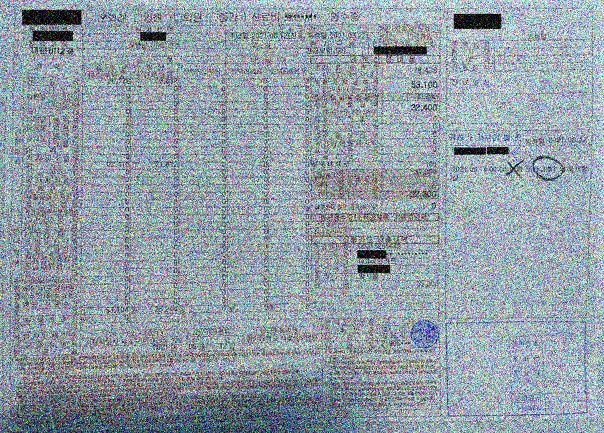
#> input picture data/train/0c62a4a572d6abef_noise_500.jpg, 604 x 433 px, given as the content of the folder /workspace/data/test, which was not available
$ jupyter execute --allow-errors EDA.ipynb   (older library calls are emulated)   (text cells are left out)
#> lines starting #> are read from the running program, lines starting #| are printed output that depends on the picture; pictures that were not available may be replaced by others from this repository, and a replacement may not be noted
[cell 1]
import os
import pandas as pd
import matplotlib.pyplot as plt
import seaborn as sns
from PIL import Image
import numpy as np

# 데이터 경로
train_csv_path = '/workspace/data/train.csv'
meta_csv_path = '/workspace/data/meta.csv'
train_img_path = '/workspace/data/train'
test_img_path = '/workspace/data/test'


# CSV 불러오기
#> (the rest of this cell did not finish here and is left out)

[cell 2]
# 클래스별 개수 시각화
plt.figure(figsize=(12, 6))
#> (the rest of this cell did not finish here and is left out)

#> (a cell that did not finish here is left out)

[cell 4]
import random

def show_random_images(df, img_dir, n=6):
    samples = df.sample(n)
    plt.figure(figsize=(15, 6))
    for i, (img_id, label) in enumerate(zip(samples['ID'], samples['class_name'])):
        img = Image.open(os.path.join(img_dir, img_id))
        plt.subplot(2, 3, i+1)
        plt.imshow(img, cmap='gray')
        plt.title(label)
        plt.axis('off')
    plt.tight_layout()
    plt.show()

#> (the rest of this cell did not finish here and is left out)

[cell 5]
def show_one_per_class(df, img_dir):
    plt.figure(figsize=(20, 12))
    for i in range(17):
        sample = df[df['target'] == i].iloc[0]
        img = Image.open(os.path.join(img_dir, sample['ID']))
        plt.subplot(4, 5, i+1)
        plt.imshow(img, cmap='gray')
        plt.title(f"{i}: {class_mapping[i]}")
        plt.axis('off')
    plt.tight_layout()
    plt.show()

#> (the rest of this cell did not finish here and is left out)

[cell 6]
def get_image_sizes(df, img_dir):
    sizes = []
    for img_id in df['ID']:
        img = Image.open(os.path.join(img_dir, img_id))
        sizes.append(img.size)  # (width, height)
    return sizes

#> (the rest of this cell did not finish here and is left out)

[cell 7]
def show_rotated_images(img_path):
    img = Image.open(img_path)
#> img is the input picture: PIL image 604x433 RGB; mean R, G, B 146, 158.7, 167.5
    angles = [0, 90, 180, 270]
    plt.figure(figsize=(12, 3))
    for i, angle in enumerate(angles):
        rotated = img.rotate(angle)
        plt.subplot(1, 4, i+1)
        plt.imshow(rotated, cmap='gray')
        plt.title(f"Rotated {angle}°")
        plt.axis('off')
#> this loop made 4 passes
#> pass 2, in show_rotated_images, `rotated = img.rotate(angle)`:
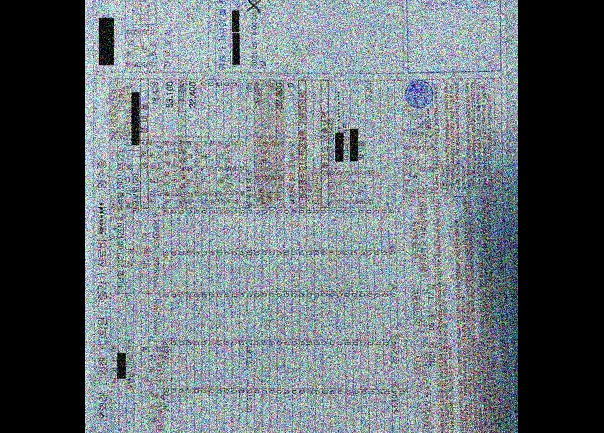
#> rotated: PIL image 604x433 RGB; mean R, G, B 104.5, 113.5, 119.3
#> pass 3, in show_rotated_images, `rotated = img.rotate(angle)`:
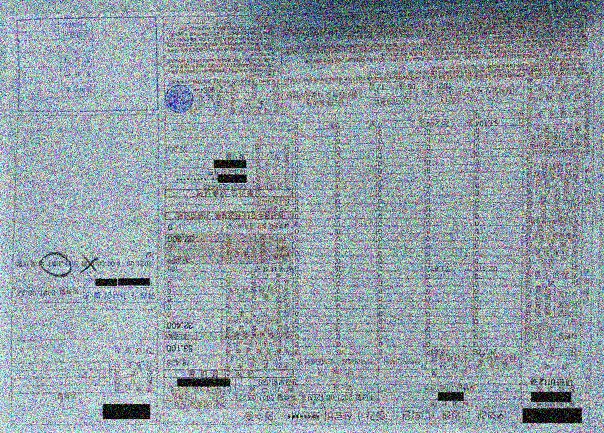
#> rotated: PIL image 604x433 RGB; mean R, G, B 146, 158.7, 167.5
    plt.tight_layout()
    plt.show()
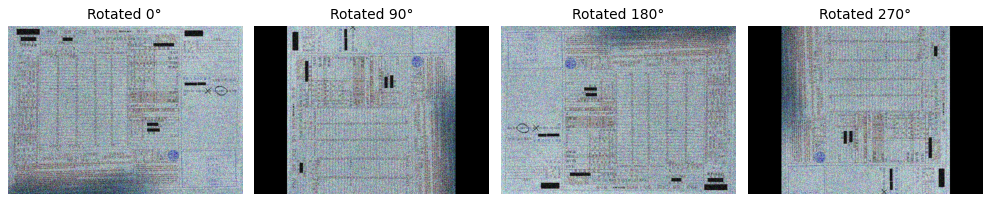
#> figure drawn by matplotlib, 4 panels

sample_img = os.path.join(test_img_path, random.choice(os.listdir(test_img_path)))
show_rotated_images(sample_img)

[cell 8]
from PIL import Image
import os
from collections import Counter

# 이미지 크기 정보 수집 함수
def collect_image_sizes(img_dir, df):
    size_list = []
    for img_name in df['ID']:
        img_path = os.path.join(img_dir, img_name)
        with Image.open(img_path) as img:
            size_list.append(img.size)  # (width, height)
    return size_list

# 실행
#> (the rest of this cell did not finish here and is left out)

[cell 9]
import matplotlib.pyplot as plt

# 시각화를 위한 전처리
#> (the rest of this cell did not finish here and is left out)

[cell 10]
from collections import defaultdict

# 클래스별 이미지 크기 저장
class_size_dict = defaultdict(list)

#> (the rest of this cell did not finish here and is left out)

#> (a cell that did not finish here is left out)

[cell 12]
import matplotlib.pyplot as plt

# 데이터 준비
avg_widths = []
avg_heights = []
labels = []

for target in sorted(class_size_dict.keys()):
    sizes = class_size_dict[target]
    widths = [s[0] for s in sizes]
    heights = [s[1] for s in sizes]
    avg_widths.append(sum(widths)/len(widths))
    avg_heights.append(sum(heights)/len(heights))
    labels.append(class_mapping[target])

# 시각화
plt.figure(figsize=(12, 6))
plt.barh(labels, avg_widths, color='skyblue', label='Average Width')
plt.barh(labels, avg_heights, left=avg_widths, color='lightgreen', label='Average Height')
plt.xlabel('Pixels')
plt.title('Class-wise Average Image Size (Width + Height)')
plt.legend()
plt.tight_layout()
plt.show()

[cell 13]
plt.figure(figsize=(10, 6))

for target, sizes in class_size_dict.items():
    widths = [s[0] for s in sizes]
    heights = [s[1] for s in sizes]
    plt.scatter(widths, heights, label=f"{target}: {class_mapping[target]}", alpha=0.5)

plt.title('Class-wise Image Size Distribution')
plt.xlabel('Width (pixels)')
plt.ylabel('Height (pixels)')
plt.legend(fontsize=8, bbox_to_anchor=(1.05, 1), loc='upper left')
plt.grid(True)
plt.tight_layout()
plt.show()

[cell 14]
from collections import defaultdict, Counter

# 클래스별 해상도 Counter 저장할 딕셔너리
class_resolution_counter = defaultdict(Counter)

# 해상도 빈도수 계산
#> (the rest of this cell did not finish here and is left out)

#> (a cell that did not finish here is left out)

[cell 16]
from collections import Counter
from PIL import Image
import os

# test 이미지 해상도 수집
def get_test_image_sizes(test_img_path):
    sizes = []
    for img_name in os.listdir(test_img_path):
        img_path = os.path.join(test_img_path, img_name)
        with Image.open(img_path) as img:
            sizes.append(img.size)  # (width, height)
    return sizes

# 실행
test_sizes = get_test_image_sizes(test_img_path)
#> test_sizes = [(604, 433)]
test_size_counter = Counter(test_sizes)
#> test_size_counter = {(604, 433): 1}

[cell 17]
print("📦 test 이미지 해상도 Top 20")
for (w, h), count in test_size_counter.most_common(20):
    print(f"{w}x{h} : {count}장")

[cell 18]
import matplotlib.pyplot as plt

# 너비, 높이 분리
test_widths, test_heights = zip(*test_sizes)
#> test_widths = (604,); test_heights = (433,)

plt.figure(figsize=(12, 5))

# 너비 분포
plt.subplot(1, 2, 1)
plt.hist(test_widths, bins=40, color='lightblue', edgecolor='black')
plt.title('Test Width Distribution')
plt.xlabel('Width')
plt.ylabel('Count')

# 높이 분포
plt.subplot(1, 2, 2)
plt.hist(test_heights, bins=40, color='lightgreen', edgecolor='black')
plt.title('Test Height Distribution')
plt.xlabel('Height')
plt.ylabel('Count')

plt.tight_layout()
plt.show()
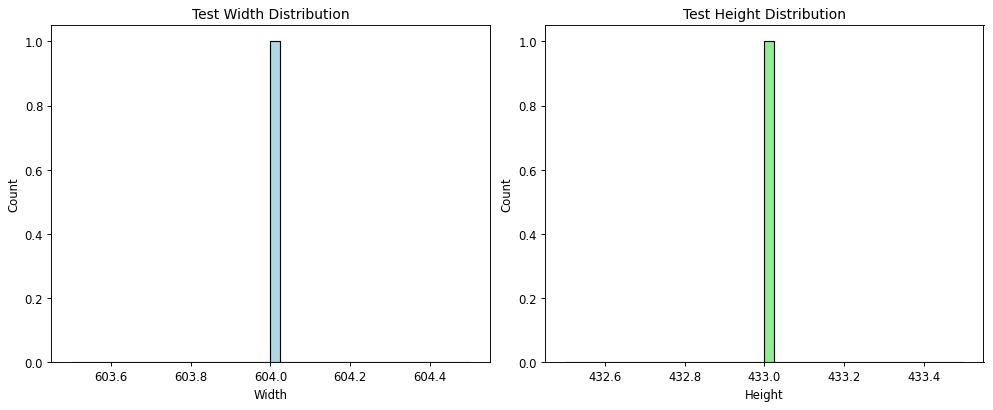
#> figure drawn by matplotlib, 2 panels; panel 1: tallest bar 1 high, from x = 604 to 604; panel 2: tallest bar 1 high, from x = 433 to 433

[cell 19]
# 비율 계산 (소숫점 2자리까지)
aspect_ratios = [round(w / h, 2) for w, h in test_sizes]
#> aspect_ratios = [1.39]

plt.figure(figsize=(10, 4))
plt.hist(aspect_ratios, bins=30, color='orange', edgecolor='black')
plt.title('Test Aspect Ratio Distribution (Width / Height)')
plt.xlabel('Aspect Ratio')
plt.ylabel('Count')
plt.grid(True)
plt.show()
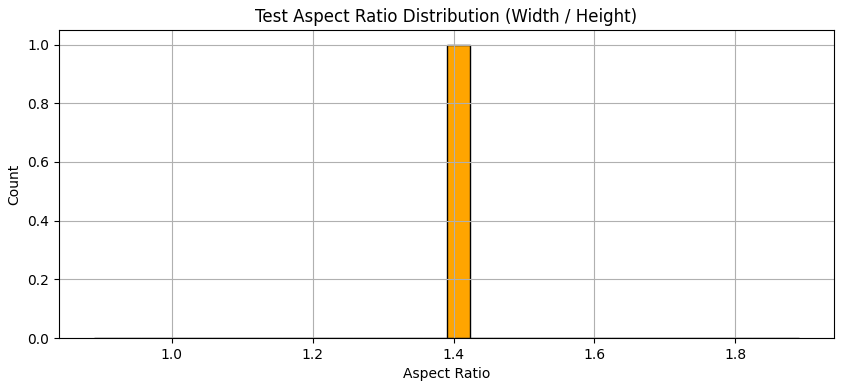
#> figure drawn by matplotlib, 1 panel; tallest bar 1 high, from x = 1.39 to 1.42

[cell 20]
import cv2
import numpy as np

def estimate_blur(img_path):
    img = cv2.imread(img_path, cv2.IMREAD_GRAYSCALE)
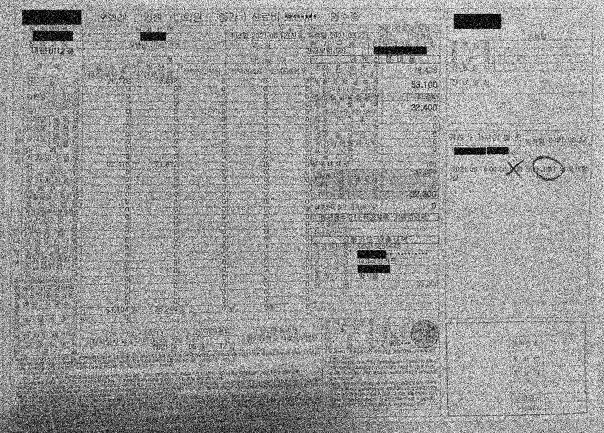
#> img: shape (433, 604); min 0, max 255, mean 155.9
    if img is None:
        return -1
    lap = cv2.Laplacian(img, cv2.CV_64F).var()
#> lap = 24784.9
    return lap  # 낮을수록 blur

blur_scores = []
for img_name in os.listdir(test_img_path):
    path = os.path.join(test_img_path, img_name)
    blur_scores.append(estimate_blur(path))

plt.hist(blur_scores, bins=50)
plt.title("Blur Score Distribution (Laplacian Variance)")
plt.xlabel("Score")
plt.ylabel("Image Count")
plt.show()
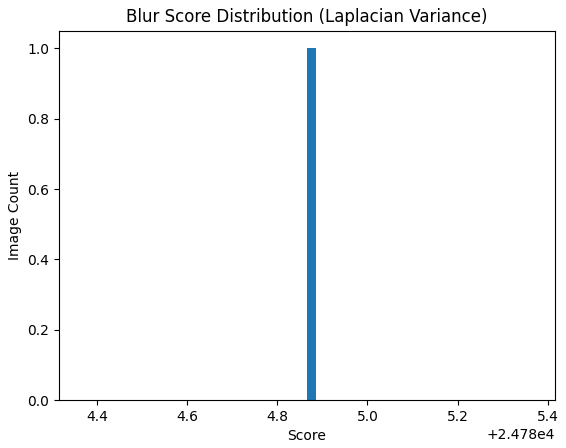
#> figure drawn by matplotlib, 1 panel; tallest bar 1 high, from x = 24784.9 to 24784.9
